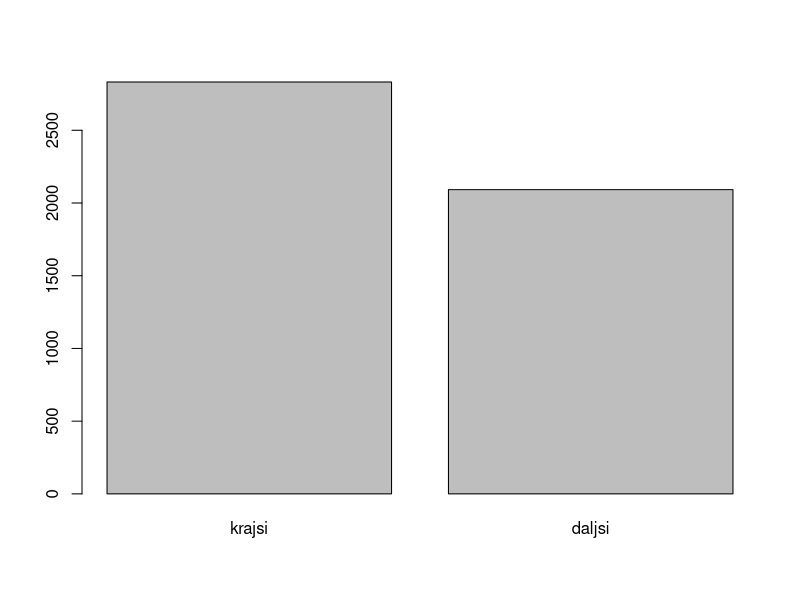

Write R code to recreate this figure. (Note: this script raises an error after producing the figure.)
#######################################################################################################################
#
# PROBLEMS 
#
#######################################################################################################################
#
# Load the Movies dataset using the command:
#
    md <- read.table("movies.txt", sep=",", header=TRUE)
    for (i in 18:24)
      md[,i] <- as.factor(md[,i])
#
# Answer the following questions:
#
# - Are there more movies shorter than 100 min or longer than (or equal to) 100 minutes?
#   (show your answer numerically and graphically) 

    tab <- table(md$length >= 100)
    names(tab) <- c("krajsi", "daljsi")
    barplot(tab)

# - Are there more action comedies or romantic comedies?

    action <- length(md$Actio[md$Action == "1"])
    romance <- length(md$Romance[md$Romance == "1"])
    action > romance

# - Plot a histogram of the ratings for drama movies.
    
    hist(md$rating[md$Drama > 0], xlab = "drama movies", ylab = "frequency", main="ratings of drama movies")
    
# - Is the average rating of dramas higher than the average rating of non-dramas?
#   (show your answer numerically and graphically)
    
    mean(md$Drama)
    
    
# - Plot the number of animated movies being produced every year for the period 1995-2005.
#
# - Is there a clear boundary between short and feature movies (according to their length)?
#
#
#######################################################################################################################
#
# Load the Players dataset using the command:
#
#	players <- read.table("players.txt", sep=",", header = T)
#
# - Plot the proportion of players according to playing positions.
#
# - Compare career rebounds (the "reb" attribute) with respect to playing position.
#
# - Show the distribution of free throw percentages.
#   The percentage is determined by dividing the number of shots made ("ftm") by the total number of shots attempted ("fta").
#
# - Compare career 3-pointers made for the players active between 1990 and 2007, with respect to playing position. 
#
# - How does the average career length of retired players vary from year to year?
#
#######################################################################################################################

